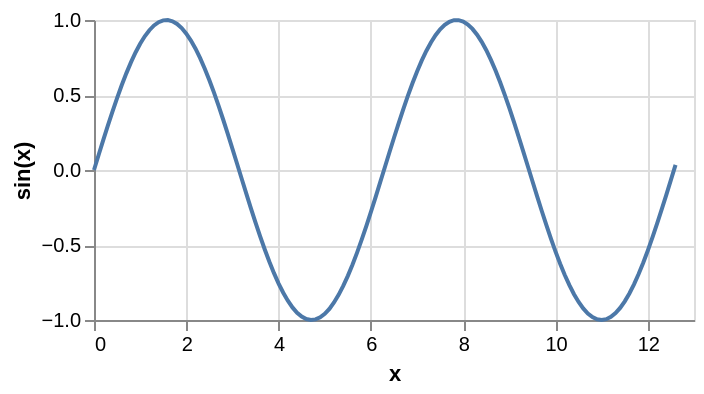

Here is the Vega-Lite specification saved for this chart:
### Vega specification from a JSON file in a GitHub repository (floating-point values rounded to 4 significant figures)
{"$schema": "https://vega.github.io/schema/vega/v5.json", "description": "Plots a function using a generated sequence.", "autosize": "pad", "padding": 5, "width": 300, "height": 150, "style": "cell", "data": [{"name": "source_0", "transform": [{"type": "sequence", "start": 0, "stop": 12.7, "step": 0.1, "as": "x"}, {"type": "formula", "expr": "sin(datum.x)", "as": "sin(x)"}]}], "marks": [{"name": "marks", "type": "line", "style": ["line"], "sort": {"field": "datum[\"x\"]"}, "from": {"data": "source_0"}, "encode": {"update": {"stroke": {"value": "#4c78a8"}, "x": {"scale": "x", "field": "x"}, "y": {"scale": "y", "field": "sin(x)"}, "defined": {"signal": "datum[\"x\"] !== null && !isNaN(datum[\"x\"]) && datum[\"sin(x)\"] !== null && !isNaN(datum[\"sin(x)\"])"}}}}], "scales": [{"name": "x", "type": "linear", "domain": {"data": "source_0", "field": "x"}, "range": [0, {"signal": "width"}], "nice": true, "zero": false}, {"name": "y", "type": "linear", "domain": {"data": "source_0", "field": "sin(x)"}, "range": [{"signal": "height"}, 0], "nice": true, "zero": true}], "axes": [{"scale": "x", "orient": "bottom", "gridScale": "y", "grid": true, "tickCount": {"signal": "ceil(width/40)"}, "domain": false, "labels": false, "maxExtent": 0, "minExtent": 0, "ticks": false, "zindex": 0}, {"scale": "y", "orient": "left", "gridScale": "x", "grid": true, "tickCount": {"signal": "ceil(height/40)"}, "domain": false, "labels": false, "maxExtent": 0, "minExtent": 0, "ticks": false, "zindex": 0}, {"scale": "x", "orient": "bottom", "grid": false, "title": "x", "labelFlush": true, "labelOverlap": true, "tickCount": {"signal": "ceil(width/40)"}, "zindex": 0}, {"scale": "y", "orient": "left", "grid": false, "title": "sin(x)", "labelOverlap": true, "tickCount": {"signal": "ceil(height/40)"}, "zindex": 0}]}
